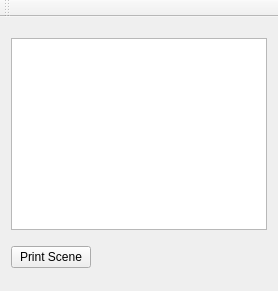
<?xml version="1.0" encoding="UTF-8"?>
<ui version="4.0">
 <class>MainWindow</class>
 <widget class="QMainWindow" name="MainWindow">
  <property name="geometry">
   <rect>
    <x>0</x>
    <y>0</y>
    <width>278</width>
    <height>291</height>
   </rect>
  </property>
  <property name="sizePolicy">
   <sizepolicy hsizetype="Fixed" vsizetype="Fixed">
    <horstretch>0</horstretch>
    <verstretch>0</verstretch>
   </sizepolicy>
  </property>
  <property name="windowTitle">
   <string>MainWindow</string>
  </property>
  <widget class="QWidget" name="centralWidget">
   <layout class="QVBoxLayout" name="verticalLayout_2">
    <item>
     <widget class="QGraphicsView" name="graphicsView">
      <property name="sizePolicy">
       <sizepolicy hsizetype="Fixed" vsizetype="Fixed">
        <horstretch>0</horstretch>
        <verstretch>0</verstretch>
       </sizepolicy>
      </property>
     </widget>
    </item>
    <item>
     <layout class="QHBoxLayout" name="horizontalLayout">
      <item>
       <widget class="QPushButton" name="printButton">
        <property name="text">
         <string>Print Scene</string>
        </property>
       </widget>
      </item>
      <item>
       <spacer name="horizontalSpacer">
        <property name="orientation">
         <enum>Qt::Horizontal</enum>
        </property>
        <property name="sizeHint" stdset="0">
         <size>
          <width>40</width>
          <height>20</height>
         </size>
        </property>
       </spacer>
      </item>
     </layout>
    </item>
   </layout>
  </widget>
  <widget class="QMenuBar" name="menuBar">
   <property name="geometry">
    <rect>
     <x>0</x>
     <y>0</y>
     <width>278</width>
     <height>26</height>
    </rect>
   </property>
  </widget>
  <widget class="QToolBar" name="mainToolBar">
   <attribute name="toolBarArea">
    <enum>TopToolBarArea</enum>
   </attribute>
   <attribute name="toolBarBreak">
    <bool>false</bool>
   </attribute>
  </widget>
 </widget>
 <layoutdefault spacing="6" margin="11"/>
 <resources/>
 <connections/>
</ui>
